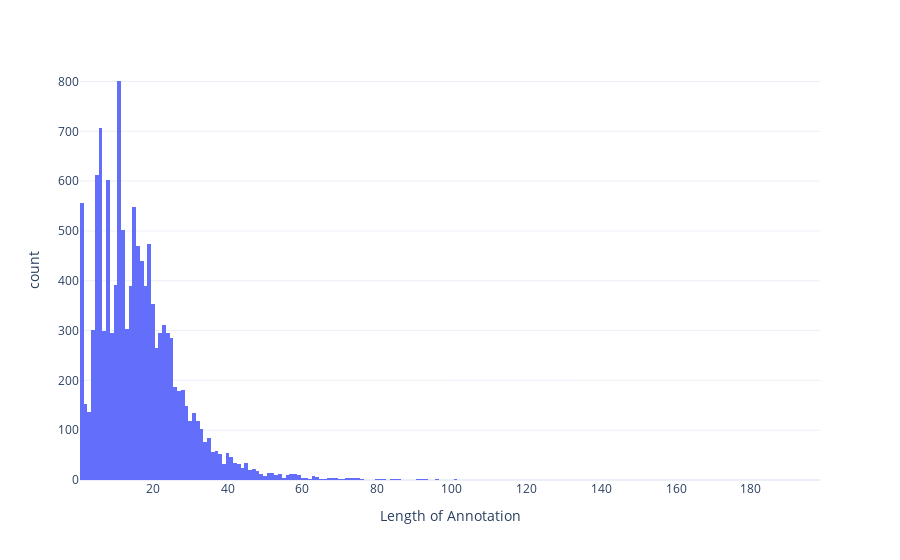

Notebook code for this chart:
### Code cell
fig = px.histogram(x = annot_lengths, nbins=300)
fig.update_layout(template = "plotly_white")
fig.update_xaxes(title = "Length of Annotation")
fig.show()

### Figure 1 — Plotly figure (JSON) as saved in the notebook; plotly's stock layout.template omitted (floating-point values rounded to 4 significant figures; data arrays with more than 128 entries replaced by an {"elided": "..."} marker saying what was removed)
{"data": [{"alignmentgroup": "True", "bingroup": "x", "hovertemplate": "x=%{x}<br>count=%{y}<extra></extra>", "legendgroup": "", "marker": {"color": "#636efa", "pattern": {"shape": ""}}, "name": "", "nbinsx": 300, "offsetgroup": "", "orientation": "v", "showlegend": false, "x": {"elided": "12234 int values"}, "xaxis": "x", "yaxis": "y", "type": "histogram"}], "layout": {"xaxis": {"anchor": "y", "domain": [0.0, 1.0], "title": {"text": "Length of Annotation"}}, "yaxis": {"anchor": "x", "domain": [0.0, 1.0], "title": {"text": "count"}}, "legend": {"tracegroupgap": 0}, "margin": {"t": 60}, "barmode": "relative"}}
